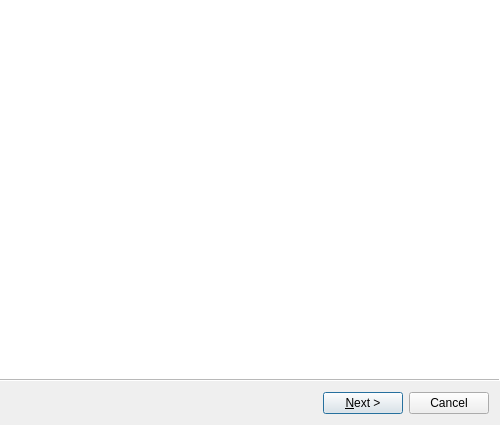
<?xml version="1.0" encoding="UTF-8"?>
<ui version="4.0">
 <class>uiAddNewWizard</class>
 <widget class="QWizard" name="uiAddNewWizard">
  <property name="windowModality">
   <enum>Qt::ApplicationModal</enum>
  </property>
  <property name="geometry">
   <rect>
    <x>0</x>
    <y>0</y>
    <width>500</width>
    <height>425</height>
   </rect>
  </property>
  <property name="windowTitle">
   <string>Мастер создания новых записей</string>
  </property>
  <property name="windowIcon">
   <iconset resource="../Res.qrc">
    <normaloff>:/icons/Icons/new.ico</normaloff>:/icons/Icons/new.ico</iconset>
  </property>
  <property name="wizardStyle">
   <enum>QWizard::ModernStyle</enum>
  </property>
  <property name="options">
   <set>QWizard::NoBackButtonOnStartPage</set>
  </property>
  <widget class="QWizardPage" name="pg_AddObject"/>
  <widget class="QWizardPage" name="pg_Request"/>
 </widget>
 <resources>
  <include location="../Res.qrc"/>
 </resources>
 <connections/>
</ui>
